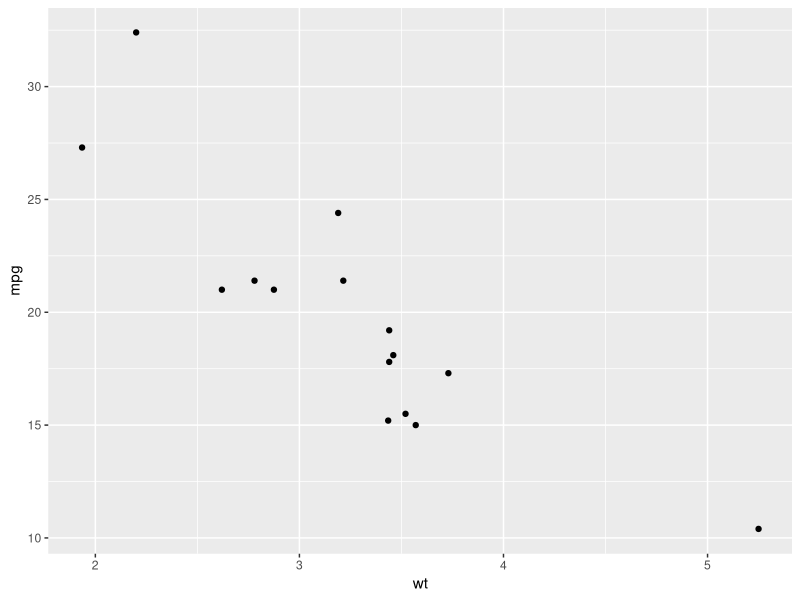
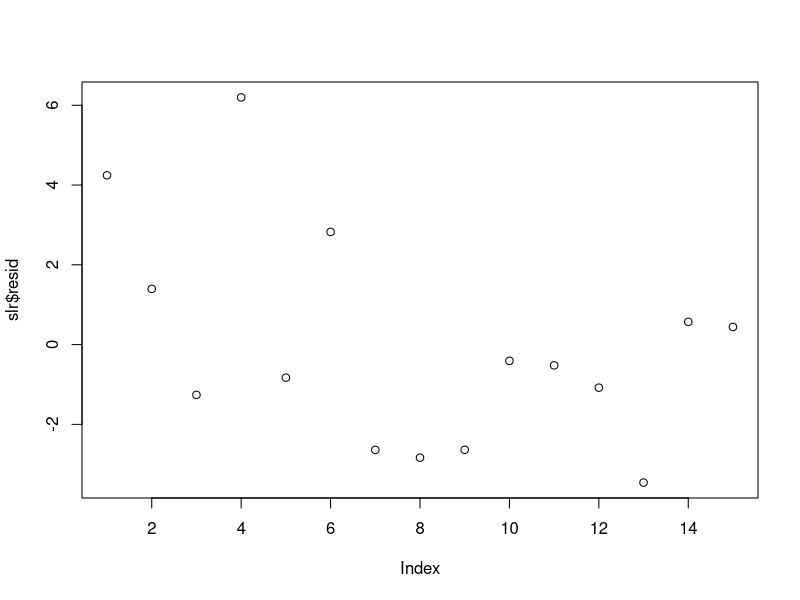
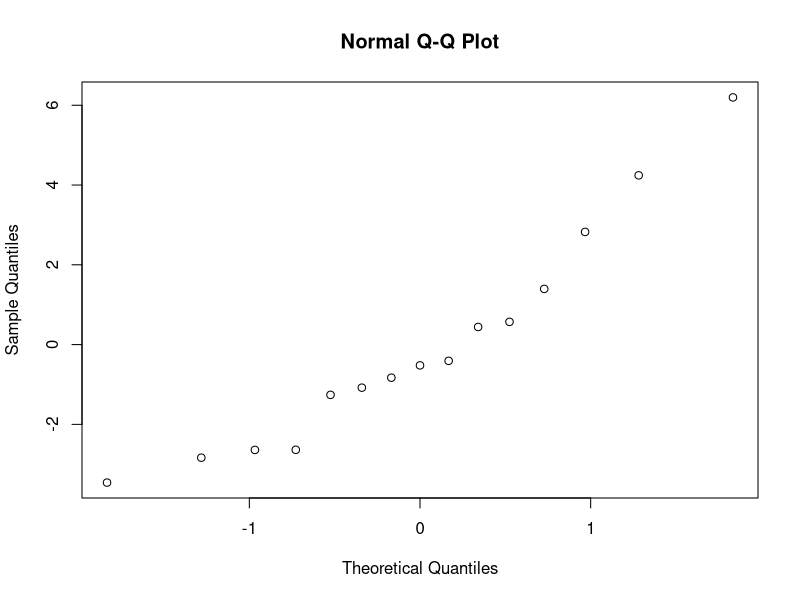
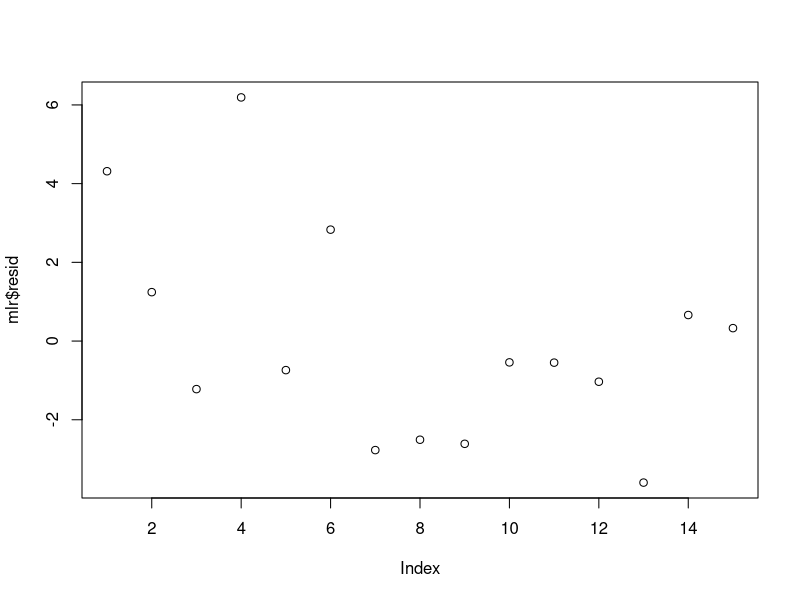
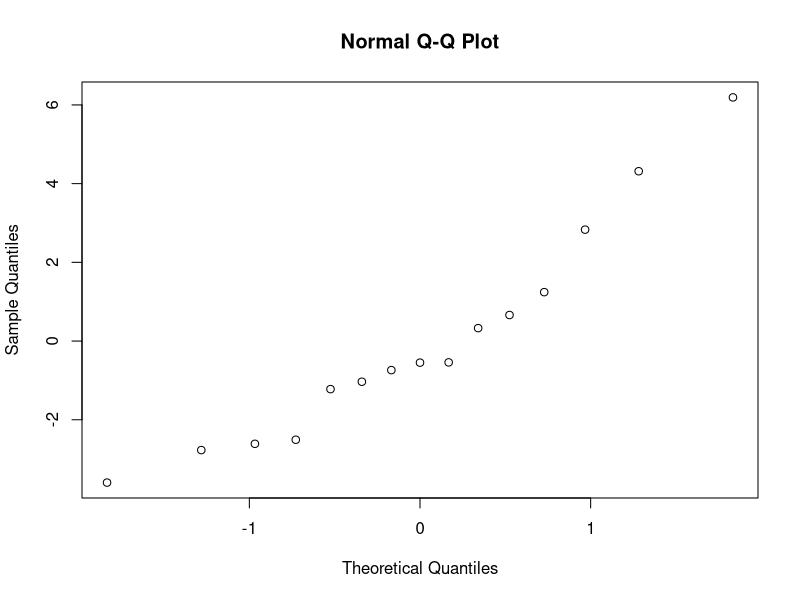

Generate these figures, in order, with R:
## ---- chunk 1
rm(list=ls()) 			#To clear the environment 
data <- mtcars			#mtcars is a default dataset
## ---- chunk 2
library(dplyr)		#dplyr is a library, which has functions related to data analysis
data <- sample_n(data,15)
## ---- chunk 3
# install.packages("ggplot2") 
library("ggplot2")         
ggplot(data,aes(x=wt,y=mpg))+geom_point() #To plot - wt/gear
cor.test(data$wt,data$mpg)   # to find the correlation value
## ---- chunk 4
# simple linear regression
slr = lm(mpg~wt, data) 
summary(slr)
plot(slr$resid)  # Residual plot
qqnorm(slr$resid)   #Q-Q Plot
## ---- chunk 5
# Multiple linear regression
mlr = lm(mpg~wt+gear, data) 
summary(mlr)
plot(mlr$resid)  # Residual plot
qqnorm(mlr$resid)   #Q-Q Plot
